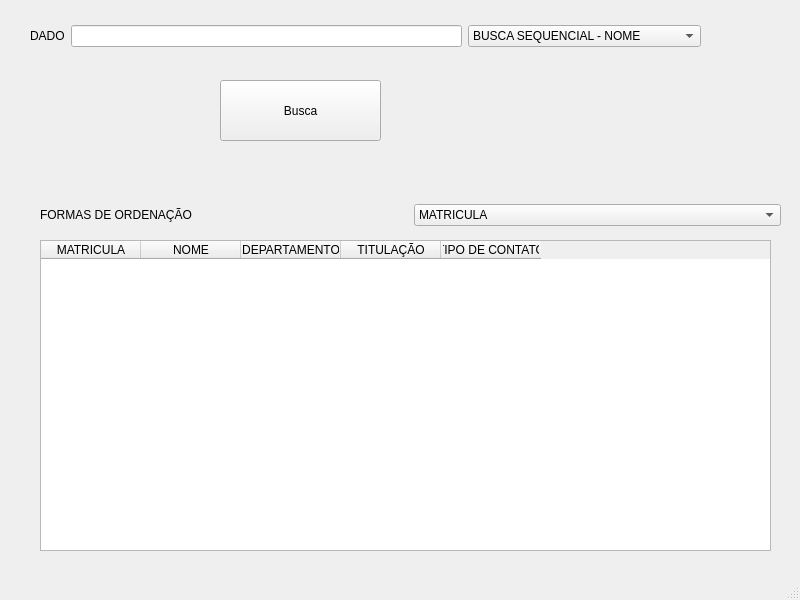
<?xml version="1.0" encoding="UTF-8"?>
<ui version="4.0">
 <class>MainWindow</class>
 <widget class="QMainWindow" name="MainWindow">
  <property name="geometry">
   <rect>
    <x>0</x>
    <y>0</y>
    <width>800</width>
    <height>600</height>
   </rect>
  </property>
  <property name="windowTitle">
   <string>MainWindow</string>
  </property>
  <widget class="QWidget" name="centralwidget">
   <widget class="QTableWidget" name="tableWidgetDados">
    <property name="geometry">
     <rect>
      <x>40</x>
      <y>240</y>
      <width>731</width>
      <height>311</height>
     </rect>
    </property>
    <property name="sizePolicy">
     <sizepolicy hsizetype="Expanding" vsizetype="Expanding">
      <horstretch>0</horstretch>
      <verstretch>0</verstretch>
     </sizepolicy>
    </property>
    <column>
     <property name="text">
      <string>MATRICULA</string>
     </property>
    </column>
    <column>
     <property name="text">
      <string notr="true">NOME</string>
     </property>
    </column>
    <column>
     <property name="text">
      <string>DEPARTAMENTO</string>
     </property>
    </column>
    <column>
     <property name="text">
      <string>TITULAÇÃO</string>
     </property>
    </column>
    <column>
     <property name="text">
      <string>TIPO DE CONTATO</string>
     </property>
    </column>
   </widget>
   <widget class="QPushButton" name="pushButtonBuscar">
    <property name="geometry">
     <rect>
      <x>220</x>
      <y>80</y>
      <width>161</width>
      <height>61</height>
     </rect>
    </property>
    <property name="text">
     <string>Busca</string>
    </property>
   </widget>
   <widget class="QWidget" name="layoutWidget">
    <property name="geometry">
     <rect>
      <x>40</x>
      <y>200</y>
      <width>741</width>
      <height>30</height>
     </rect>
    </property>
    <layout class="QHBoxLayout" name="horizontalLayout_2">
     <item>
      <widget class="QLabel" name="label_2">
       <property name="text">
        <string>FORMAS DE ORDENAÇÃO</string>
       </property>
      </widget>
     </item>
     <item>
      <widget class="QComboBox" name="comboBoxOrdenacao">
       <item>
        <property name="text">
         <string>MATRICULA</string>
        </property>
       </item>
       <item>
        <property name="text">
         <string>NOME</string>
        </property>
       </item>
       <item>
        <property name="text">
         <string>DEPARTAMENTO - NOME</string>
        </property>
       </item>
       <item>
        <property name="text">
         <string>TITULAÇÃO - NOME</string>
        </property>
       </item>
       <item>
        <property name="text">
         <string>DEPARTAMENTO  - TITULAÇÃO - NOME</string>
        </property>
       </item>
       <item>
        <property name="text">
         <string>DEPARTAMENTO - TIPO DE CONTRATO - NOME</string>
        </property>
       </item>
      </widget>
     </item>
    </layout>
   </widget>
   <widget class="QWidget" name="layoutWidget">
    <property name="geometry">
     <rect>
      <x>30</x>
      <y>20</y>
      <width>671</width>
      <height>32</height>
     </rect>
    </property>
    <layout class="QHBoxLayout" name="horizontalLayout_3">
     <item>
      <layout class="QHBoxLayout" name="horizontalLayout">
       <item>
        <widget class="QLabel" name="label">
         <property name="text">
          <string>DADO</string>
         </property>
        </widget>
       </item>
       <item>
        <widget class="QLineEdit" name="lineEditDado"/>
       </item>
      </layout>
     </item>
     <item>
      <widget class="QComboBox" name="comboBox">
       <item>
        <property name="text">
         <string>BUSCA SEQUENCIAL - NOME</string>
        </property>
       </item>
       <item>
        <property name="text">
         <string>BUSCA SEQUENCIAL - MATRICULA</string>
        </property>
       </item>
       <item>
        <property name="text">
         <string>BUSCA BINÁRIA - NOME</string>
        </property>
       </item>
       <item>
        <property name="text">
         <string>BUSCA BINÁRIA - MATRICULA</string>
        </property>
       </item>
      </widget>
     </item>
    </layout>
   </widget>
  </widget>
  <widget class="QMenuBar" name="menubar">
   <property name="geometry">
    <rect>
     <x>0</x>
     <y>0</y>
     <width>800</width>
     <height>25</height>
    </rect>
   </property>
  </widget>
  <widget class="QStatusBar" name="statusbar"/>
 </widget>
 <resources/>
 <connections/>
</ui>
